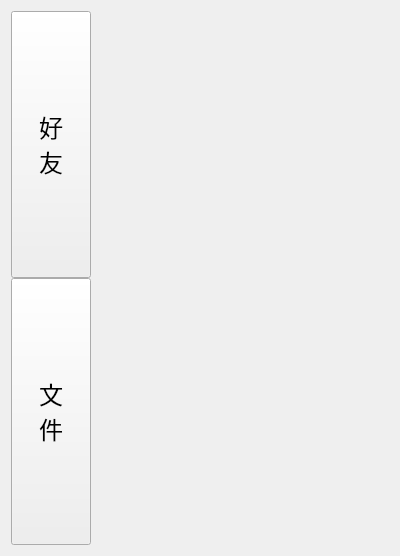
<?xml version="1.0" encoding="UTF-8"?>
<ui version="4.0">
 <class>Index</class>
 <widget class="QWidget" name="Index">
  <property name="geometry">
   <rect>
    <x>0</x>
    <y>0</y>
    <width>400</width>
    <height>556</height>
   </rect>
  </property>
  <property name="windowTitle">
   <string>Form</string>
  </property>
  <layout class="QHBoxLayout" name="horizontalLayout">
   <item>
    <layout class="QVBoxLayout" name="verticalLayout">
     <property name="spacing">
      <number>0</number>
     </property>
     <item>
      <widget class="QPushButton" name="friend_PB">
       <property name="sizePolicy">
        <sizepolicy hsizetype="Minimum" vsizetype="Expanding">
         <horstretch>0</horstretch>
         <verstretch>0</verstretch>
        </sizepolicy>
       </property>
       <property name="font">
        <font>
         <family>AcadEref</family>
         <pointsize>18</pointsize>
        </font>
       </property>
       <property name="text">
        <string>好
友</string>
       </property>
      </widget>
     </item>
     <item>
      <widget class="QPushButton" name="file_PB">
       <property name="sizePolicy">
        <sizepolicy hsizetype="Minimum" vsizetype="Expanding">
         <horstretch>0</horstretch>
         <verstretch>0</verstretch>
        </sizepolicy>
       </property>
       <property name="font">
        <font>
         <family>AcadEref</family>
         <pointsize>18</pointsize>
        </font>
       </property>
       <property name="text">
        <string>文
件</string>
       </property>
      </widget>
     </item>
    </layout>
   </item>
   <item>
    <widget class="QStackedWidget" name="stackedWidget">
     <widget class="Friend" name="friendPage"/>
     <widget class="File" name="filePage"/>
    </widget>
   </item>
  </layout>
 </widget>
 <customwidgets>
  <customwidget>
   <class>Friend</class>
   <extends>QWidget</extends>
   <header>friend.h</header>
   <container>1</container>
  </customwidget>
  <customwidget>
   <class>File</class>
   <extends>QWidget</extends>
   <header>file.h</header>
   <container>1</container>
  </customwidget>
 </customwidgets>
 <resources/>
 <connections/>
</ui>
